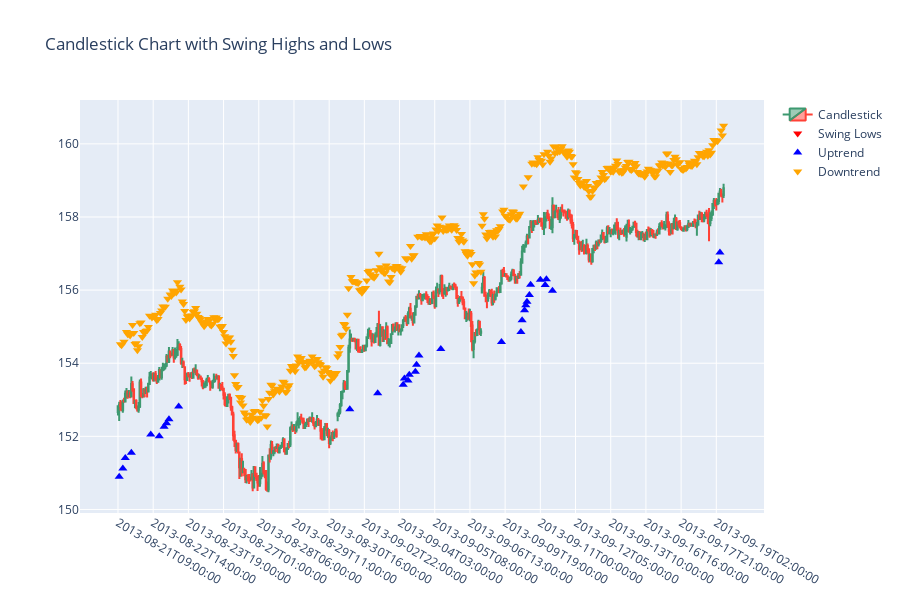

The notebook cell saved with this chart:
### Code cell
# Create a candlestick chart
fig = go.Figure(data=[go.Candlestick(x=df.index,
                                     open=df['Open'],
                                     high=df['High'],
                                     low=df['Low'],
                                     close=df['Close'],
                                     name='Candlestick')])

# Add swing highs
swing_highs = df[df['Swing_High'].notnull()]
fig.add_trace(go.Scatter(x=swing_highs.index, y=swing_highs['Swing_High'], mode='markers', name='Swing Highs', marker=dict(symbol='triangle-up', color='Green', size=8)))

# Add swing lows
swing_lows = df[df['Swing_Low'].notnull()]
fig.add_trace(go.Scatter(x=swing_lows.index, y=swing_lows['Swing_Low'], mode='markers', name='Swing Lows', marker=dict(symbol='triangle-down', color='Red', size=8)))

# Add trend markers
uptrend_markers = df[df['Trend'] == 'Uptrend']
fig.add_trace(go.Scatter(x=uptrend_markers.index, y=uptrend_markers['Low'] - 0.01 * uptrend_markers['Low'], mode='markers', name='Uptrend', marker=dict(symbol='triangle-up', color='blue', size=8)))

downtrend_markers = df[df['Trend'] == 'Downtrend']
fig.add_trace(go.Scatter(x=downtrend_markers.index, y=downtrend_markers['High'] + 0.01 * downtrend_markers['High'], mode='markers', name='Downtrend', marker=dict(symbol='triangle-down', color='orange', size=8)))

# Update the layout for a clearer view
fig.update_layout(title='Candlestick Chart with Swing Highs and Lows',
                  height=600,
                  xaxis=dict(type='category', nticks=20),
                  xaxis_rangeslider_visible=False)

# Show the figure
fig.show()

### Figure 1 — Plotly figure (JSON) as saved in the notebook; plotly's stock layout.template omitted (floating-point values rounded to 4 significant figures; data arrays with more than 128 entries replaced by an {"elided": "..."} marker saying what was removed)
{"data": [{"close": {"elided": "501 float values"}, "high": {"elided": "501 float values"}, "low": {"elided": "501 float values"}, "name": "Candlestick", "open": {"elided": "501 float values"}, "type": "candlestick", "x": {"elided": "501 mixed values"}}, {"marker": {"color": "Green", "size": 8, "symbol": "triangle-up"}, "mode": "markers", "name": "Swing Highs", "type": "scatter", "x": [], "y": []}, {"marker": {"color": "Red", "size": 8, "symbol": "triangle-down"}, "mode": "markers", "name": "Swing Lows", "type": "scatter", "x": ["2013-08-21T10:00:00", "2013-08-21T13:00:00", "2013-08-21T15:00:00", "2013-08-21T20:00:00", "2013-08-22T12:00:00", "2013-08-22T19:00:00", "2013-08-22T23:00:00", "2013-08-23T01:00:00", "2013-08-23T03:00:00", "2013-08-23T11:00:00", "2013-09-02T10:00:00", "2013-09-03T09:00:00", "2013-09-04T06:00:00", "2013-09-04T07:00:00", "2013-09-04T10:00:00", "2013-09-04T11:00:00", "2013-09-04T16:00:00", "2013-09-04T17:00:00", "2013-09-04T19:00:00", "2013-09-05T13:00:00", "2013-09-09T16:00:00", "2013-09-10T08:00:00", "2013-09-10T09:00:00", "2013-09-10T11:00:00", "2013-09-10T12:00:00", "2013-09-10T13:00:00", "2013-09-10T15:00:00", "2013-09-10T16:00:00", "2013-09-11T00:00:00", "2013-09-11T04:00:00", "2013-09-11T05:00:00", "2013-09-11T10:00:00", "2013-09-19T04:00:00", "2013-09-19T05:00:00"], "y": [null, null, null, null, null, null, null, null, null, null, null, null, null, null, null, null, null, null, null, null, null, null, null, null, null, null, null, null, null, null, null, null, null, null]}, {"marker": {"color": "blue", "size": 8, "symbol": "triangle-up"}, "mode": "markers", "name": "Uptrend", "type": "scatter", "x": ["2013-08-21T10:00:00", "2013-08-21T13:00:00", "2013-08-21T15:00:00", "2013-08-21T20:00:00", "2013-08-22T12:00:00", "2013-08-22T19:00:00", "2013-08-22T23:00:00", "2013-08-23T01:00:00", "2013-08-23T03:00:00", "2013-08-23T11:00:00", "2013-09-02T10:00:00", "2013-09-03T09:00:00", "2013-09-04T06:00:00", "2013-09-04T07:00:00", "2013-09-04T10:00:00", "2013-09-04T11:00:00", "2013-09-04T16:00:00", "2013-09-04T17:00:00", "2013-09-04T19:00:00", "2013-09-05T13:00:00", "2013-09-09T16:00:00", "2013-09-10T08:00:00", "2013-09-10T09:00:00", "2013-09-10T11:00:00", "2013-09-10T12:00:00", "2013-09-10T13:00:00", "2013-09-10T15:00:00", "2013-09-10T16:00:00", "2013-09-11T00:00:00", "2013-09-11T04:00:00", "2013-09-11T05:00:00", "2013-09-11T10:00:00", "2013-09-19T04:00:00", "2013-09-19T05:00:00"], "y": [150.9, 151.1, 151.4, 151.6, 152.1, 152.0, 152.3, 152.4, 152.5, 152.8, 152.7, 153.2, 153.4, 153.6, 153.5, 153.7, 153.8, 154.0, 154.2, 154.4, 154.6, 154.9, 155.2, 155.4, 155.6, 155.7, 155.9, 156.1, 156.3, 156.1, 156.3, 156.0, 156.8, 157.0]}, {"marker": {"color": "orange", "size": 8, "symbol": "triangle-down"}, "mode": "markers", "name": "Downtrend", "type": "scatter", "x": {"elided": "466 mixed values"}, "y": {"elided": "466 float values"}}], "layout": {"height": 600, "title": {"text": "Candlestick Chart with Swing Highs and Lows"}, "xaxis": {"nticks": 20, "rangeslider": {"visible": false}, "type": "category"}}}
